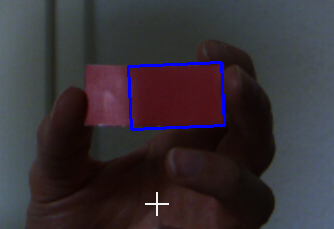
#> input picture src.png, 334 x 229 px, given in place of the camera
$ python CubeDetection.py
#> lines starting #> are read from the running program, lines starting #| are printed output that depends on the picture; after the words box and inside, x2 and y2 are one past the last pixel; in counts of white or black regions, pixels touching at a corner belong together
import cv2
import numpy as np
from copy import deepcopy
import math

cap = cv2.VideoCapture(0)
while True:
    _, imgobj = cap.read()
#> imgobj is the input picture: shape (229, 334, 3); mean B, G, R 54.3, 48.5, 55.1

    gray = cv2.cvtColor(imgobj, cv2.COLOR_BGR2GRAY)
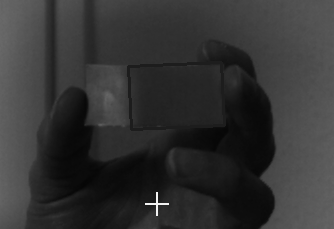
#> gray: shape (229, 334); min 6, max 243, mean 51.1
    cv2.namedWindow("image")
    cv2.imshow("image", gray)
    blurred = cv2.GaussianBlur(gray, (3, 3), 0)
    cv2.imshow("image", blurred)
    canny = cv2.Canny(blurred, 20, 40)
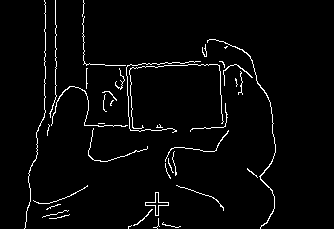
#> canny: shape (229, 334); 3% white in thin lines or dots, all inside (x1, y1, x2, y2) = (24, 0, 276, 229)
    cv2.imshow("image", canny)
    kernel = np.ones((3,3), np.uint8)
    dilated = cv2.dilate(canny, kernel, iterations=2)
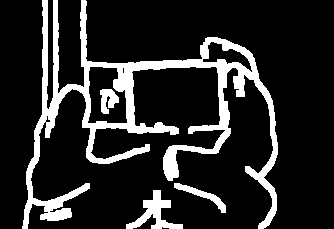
#> dilated: shape (229, 334); 15.7% white; 4 white regions
    cv2.imshow("image", blurred)

    (contours, hierarchy) = cv2.findContours(dilated.copy(),
                                             cv2.RETR_TREE,
                                             cv2.CHAIN_APPROX_SIMPLE)
#> contours = 8 contours, 1 with area under 20; largest, box (x1, y1, x2, y2) and area: (22, 0, 278, 229) 11511, (87, 66, 128, 124) 1828, (126, 190, 183, 229) 694, (202, 41, 253, 73) 622, (174, 183, 226, 213) 311, (100, 89, 119, 114) 258, (45, 115, 51, 123) 20


    candidates = []
    hierarchy = hierarchy[0]

    index = 0
    pre_cX = 0
    pre_cY = 0
    center = []
    for component in zip(contours, hierarchy):
        contour = component[0]
        peri = cv2.arcLength(contour, True)
        approx = cv2.approxPolyDP(contour, 0.1 * peri, True)
        area = cv2.contourArea(contour)
        corners = len(approx)

        # compute the center of the contour
        M = cv2.moments(contour)

        if M["m00"]:
            cX = int(M["m10"] / M["m00"])
            cY = int(M["m01"] / M["m00"])
        else:
            cX = None
            cY = None

        if 14000 < area < 20000 and cX is not None:
            tmp = {'index': index, 'cx': cX, 'cy': cY, 'contour': contour}
            center.append(tmp)
            index += 1
#> this loop made 8 passes
#> (peri, approx, area, corners, cX, cY) on passes 1, 2, 3, 4, 6, 7, 8: (236.8, [[126, 224], [182, 228], [160, 190]], 693.5, 3, 154, 212), (135.4, [[174, 183], [225, 212]], 311, 2, 202, 195), (2884.6, [[42, 0], [269, 224]], 11511, 2, 140, 106), (20.49, [[47, 115], [49, 122], [45, 121]], 20, 3, 47, 119), (202.2, [[90, 66], [117, 68], [126, 123], [87, 122]], 1828.5, 4, 105, 96), (106.5, [[102, 89], [108, 113], [118, 97]], 257.5, 3, 107, 99), (152.2, [[207, 45], [252, 71], [203, 62]], 622, 3, 225, 55)
#> after the loop, center = []; index = 0

    center.sort(key=lambda k: (k.get('cy', 0)))
    row1 = center[0:3]
#> row1 = []
    row1.sort(key=lambda k: (k.get('cx', 0)))
    row2 = center[3:6]
#> row2 = []
    row2.sort(key=lambda k: (k.get('cx', 0)))
    row3 = center[6:9]
#> row3 = []
    row3.sort(key=lambda k: (k.get('cx', 0)))

    center.clear()
    center = row1 + row2 + row3

    for component in center:
        candidates.append(component.get('contour'))
#> this loop made 0 passes
#> after the loop, candidates = []

    cv2.drawContours(imgobj, candidates, -1, (0, 0, 255), 3)
    cv2.imshow("image", imgobj)
    if cv2.waitKey(1) == ord("q"):
#> (key q is pressed here)
        break

cap.release()
cv2.destroyAllWindows()
